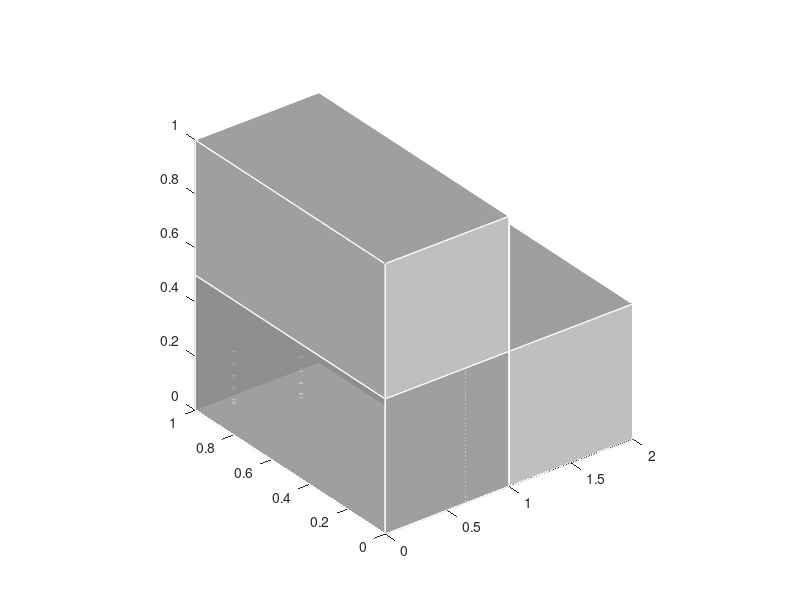

Here is the MATLAB script that generated this plot:
a= [0 0 0;
    1 0 0;
    1 1 0;
    0 1 0;
    0 0 1;
    1 0 1;
    1 1 1;
    0 1 1];
aa=[0 0 0;
    2 0 0;
    2 1 0;
    0 1 0;
    0 0 0.5;
    2 0 0.5;
    2 1 0.5;
    0 1 0.5];
b= [1 2 6 5;
    2 3 7 6;
    3 4 8 7;
    4 1 5 8;
    1 2 3 4;
    5 6 7 8];

figure()
hold on
p1 = patch('faces',b,...
'vertices',a,...
'facecolor',[.5 .5 .5],...
'edgecolor',[1,1,1],...
'facealpha',0.5);
p2 = patch('faces',b,...
'vertices',aa,...
'facecolor',[.5 .5 .5],...
'edgecolor',[1,1,1],...
'facealpha',0.5);
view(3)
axis square